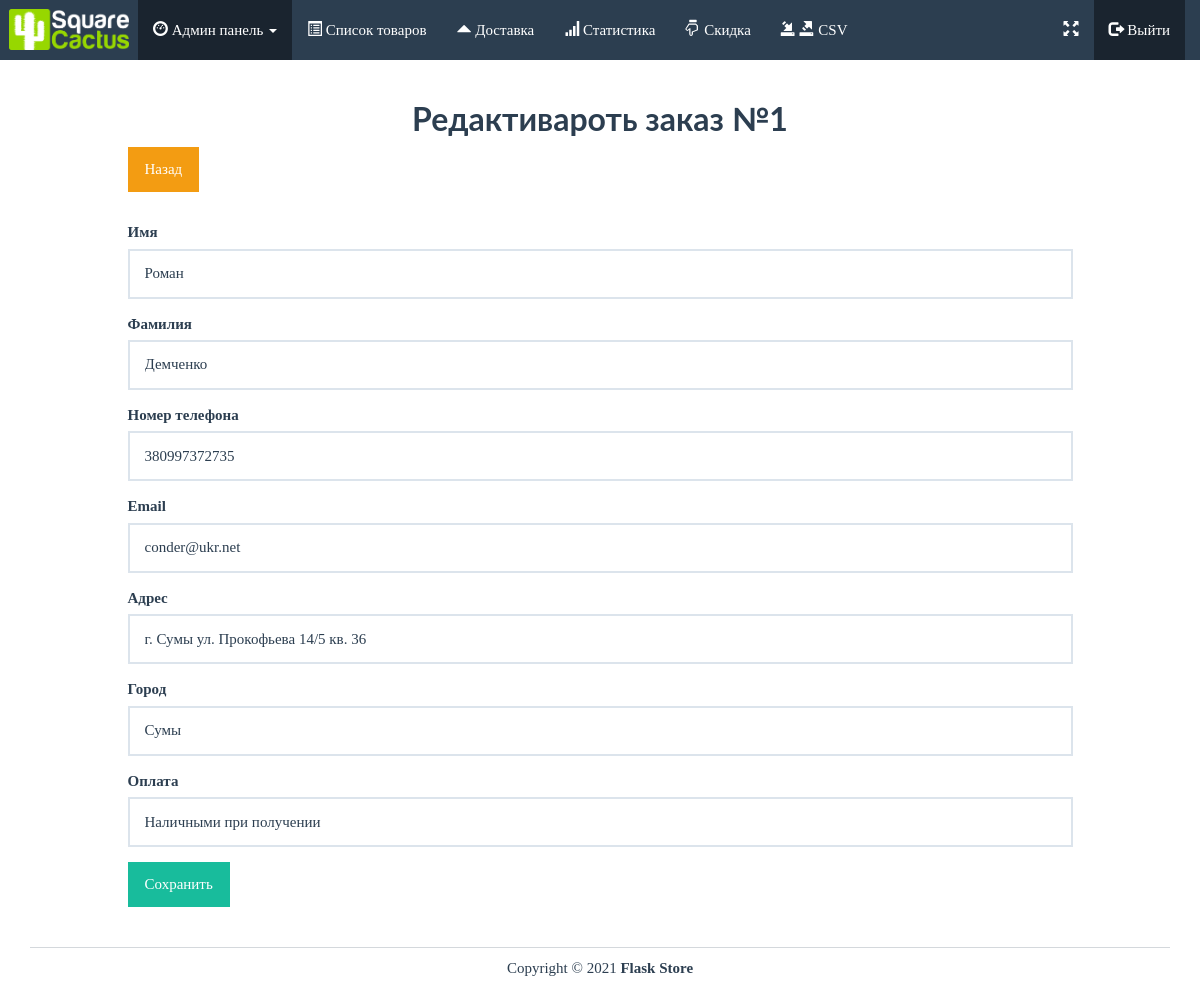
Page /admin/edit/order/1 (signed in) on the earlier database version.
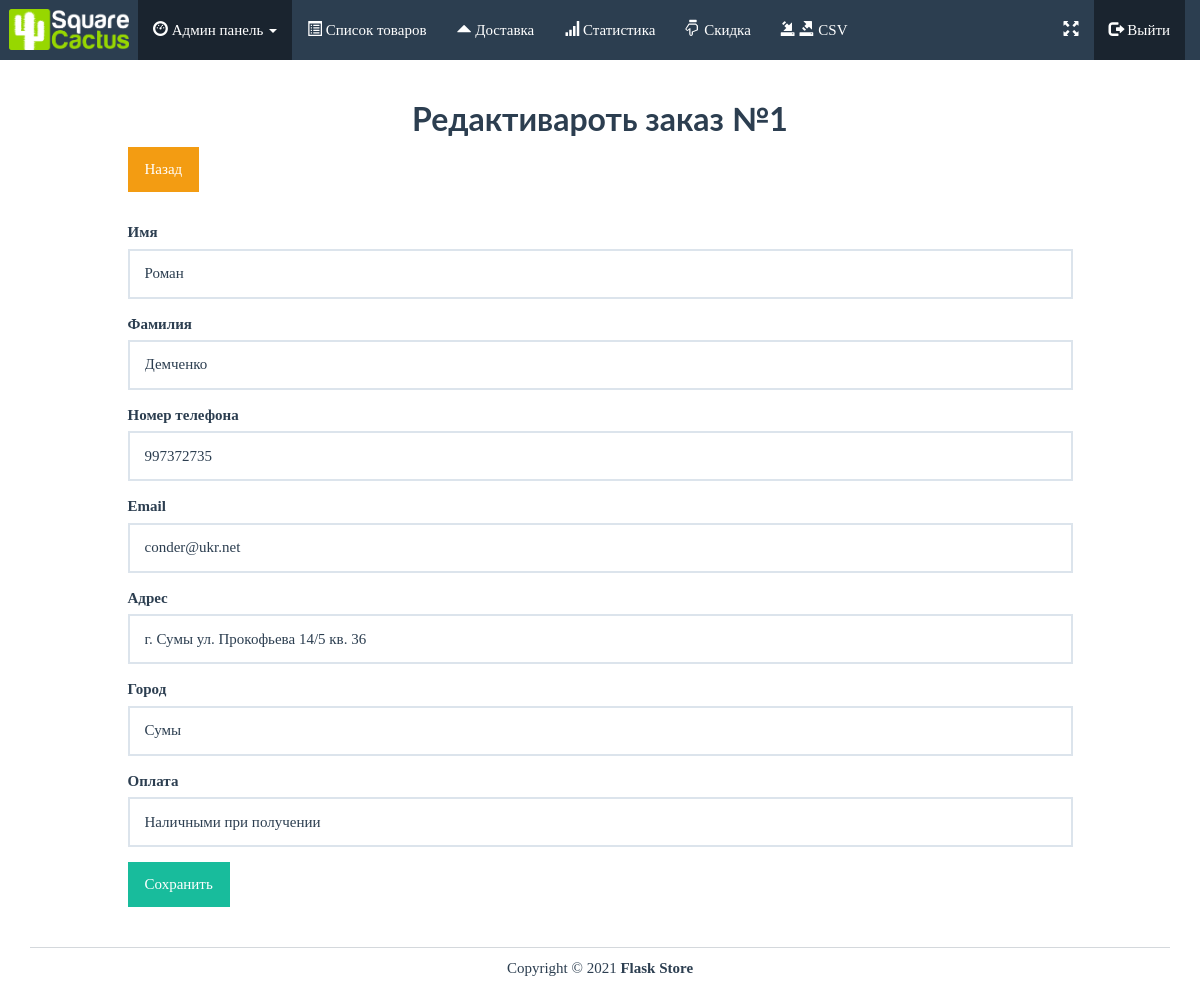
Same page on the later database version.
### app.py (models this page shows, shortened)
class Order(db.Model):
    id = db.Column(db.Integer, primary_key=True)
    reference = db.Column(db.String(5))
    first_name = db.Column(db.String(20))
    last_name = db.Column(db.String(20))
    phone_number = db.Column(db.Integer)
    email = db.Column(db.String(50))
    address = db.Column(db.String(100))
    city = db.Column(db.String(100))
    state = db.Column(db.String(20))
    country = db.Column(db.String(20))
    status = db.Column(db.String(10))
    payment_type = db.Column(db.String(10))
    items = db.relationship('Order_Item', backref='order', lazy=True)

### app.py (the view, shortened to what this page needs)
@app.route('/admin/edit/order/<int:id>', methods=['POST', 'GET'])
@login_required
def edit_order(id):
    order = Order.query.get(id)
    count_cart = check_count()
    return render_template('admin/edit-order.html', admin=True, order=order, count_cart=count_cart)

### app.py (called while the page is built)
def check_count():
    count_cart = 0
    if 'cart' in session:
        for item in session['cart']:
            quantity = int(item['quantity'])
            count_cart += quantity
    else:
        count_cart = 0
    return count_cart

### templates/admin/edit-order.html (shortened to what this page needs)
{% extends "base.html" %}
{% block body %}
<div class="row pad">
	<div class="col-lg-12">
		<h2 class="bold text-center">Редактивароть заказ №{{ order.id }}</h2>
	</div>
</div>
<div class="row">
	<div class="col-lg-10 col-lg-offset-1">
        <button onclick="window.history.back();" class="btn btn-warning" style="margin-bottom: 30px;">Назад</button>
		<form method="POST" enctype="multipart/form-data">
                <div class="form-group">
                    <label>Имя</label>
                    <input type="text" name="first_name" class="form-control" value="{{ order.first_name }}" required>
                </div>
            <div class="form-group">
                    <label>Фамилия</label>
                    <input type="text" name="last_name" class="form-control" value="{{ order.last_name }}" required>
                </div>
            <div class="form-group">
                    <label>Номер телефона</label>
                    <input type="text" name="phone_number" class="form-control" value="{{ order.phone_number }}" required>
                </div>
            <div class="form-group">
                    <label>Email</label>
                    <input type="text" name="email" class="form-control" value="{{ order.email }}" required>
                </div>
            <div class="form-group">
                    <label>Адрес</label>
                    <input type="text" name="address" class="form-control" value="{{ order.address }}" required>
                </div>
            <div class="form-group">
                    <label>Город</label>
                    <input type="text" name="city" class="form-control" value="{{ order.city }}" required>
                </div>
            <div class="form-group">
                    <label>Оплата</label>
                    <input type="text" name="payment_type" class="form-control" value="{{ order.payment_type }}" required>
                </div>
                <button type="submit" class="btn btn-success">Сохранить</button>
            </form>
	</div>
</div>
{% endblock %}

Differences in the rows shown:
changed Order "Роман": phone_number "380997372735" → "997372735"
